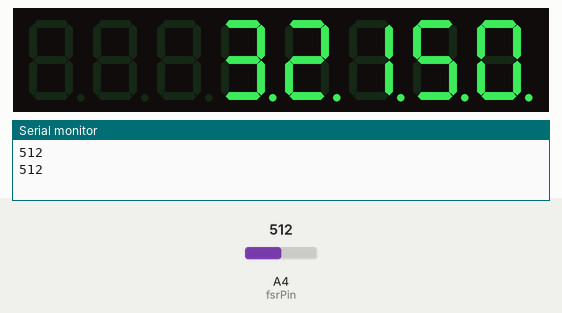
Recording of a sketch running on a simulated Arduino Uno, built with avr-gcc and run on an emulated ATmega328P. On the bench: 8-digit seven-segment display, the last lines printed to the serial monitor. The inputs (shaded band) are chosen by the test bench; at power-on: A4 (fsrPin) = 512.

Above: at 1.8 s.
1.9 s: A4 (fsrPin) set to 716
At 3.2 s:
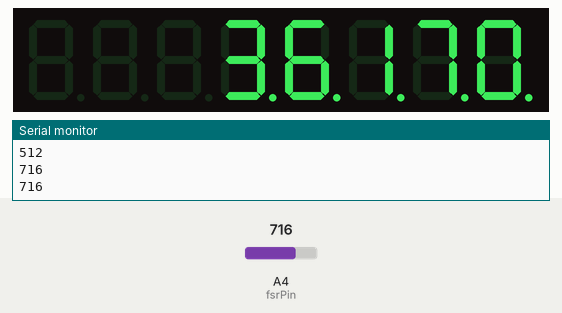
3.5 s: A4 (fsrPin) set to 900
At 5.0 s:
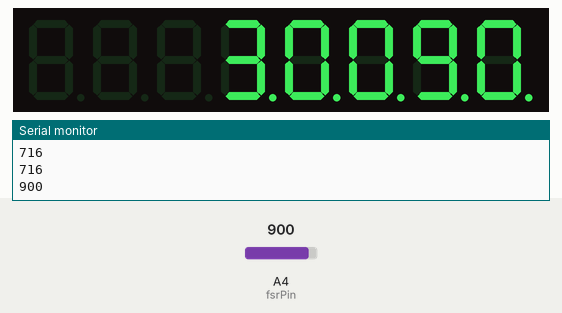
5.5 s: A4 (fsrPin) set to 1023
At 6.7 s:
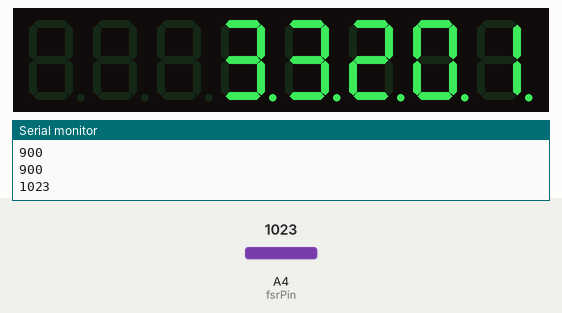
Timing chart, 0 to 8.5 s (numbered marks = the images above; inputs shaded):
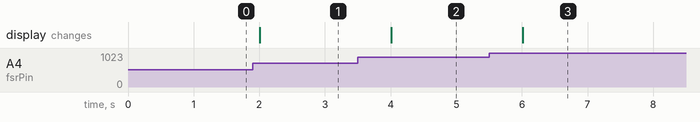

The sketch:

LedControl.ino
```cpp
#include "LedControl.h"

int fsrPin = 4;     // the FSR and 10K pulldown are connected to a0
int fsrReading;     // the analog reading from the FSR resistor divider

// Arduino Pin 7 to DIN, 6 to Clk, 5 to LOAD, no.of devices is 1
LedControl lc=LedControl(7,6,5,1);

void setup()
{
	// Initialize the MAX7219 device
	lc.shutdown(0,false); 	// Enable display
	lc.setIntensity(0,15); 	// Set brightness level (0 is min, 15 is max)
	lc.clearDisplay(0); 	// Clear display register
	Serial.begin(9600);   	// Using the serial monitor

}

void loop()
{
	fsrReading = analogRead(fsrPin);
	Serial.print(fsrReading);     // the raw analog reading;
 	Serial.print('\n');


	lc.setDigit(0,0,fsrReading / 1000,true); // Display 4 to Digit 4, and turn DP on
	fsrReading = fsrReading % 1000;
	lc.setDigit(0,1,fsrReading/100,true); // Display 3 to Digit 3, " "
	fsrReading = fsrReading % 100;
	lc.setDigit(0,2,fsrReading/10,true); // Display 2 to Digit 2, " "
	fsrReading = fsrReading % 10;
	lc.setDigit(0,3,fsrReading/1,true); // Display 1 to Digit 1, " "
	lc.setDigit(0,4,3,true); // Turns L1, L2, and L3 on
	delay(1000);
}
// What is the
// FAT structure
// Mass storage systems
// rate  0 1 4 5 6
// What are the key things rate should deliver
// DMA
// Protection/ access matrix
// Pay attention to memory and storage part
```

Measured:
- after the input at 1.9 s, the display: changes after 0.11 s (image 1)
- after the input at 3.5 s, the display: changes after 0.51 s (image 2)
- after the input at 5.5 s, the display: changes after 0.52 s (image 3)
